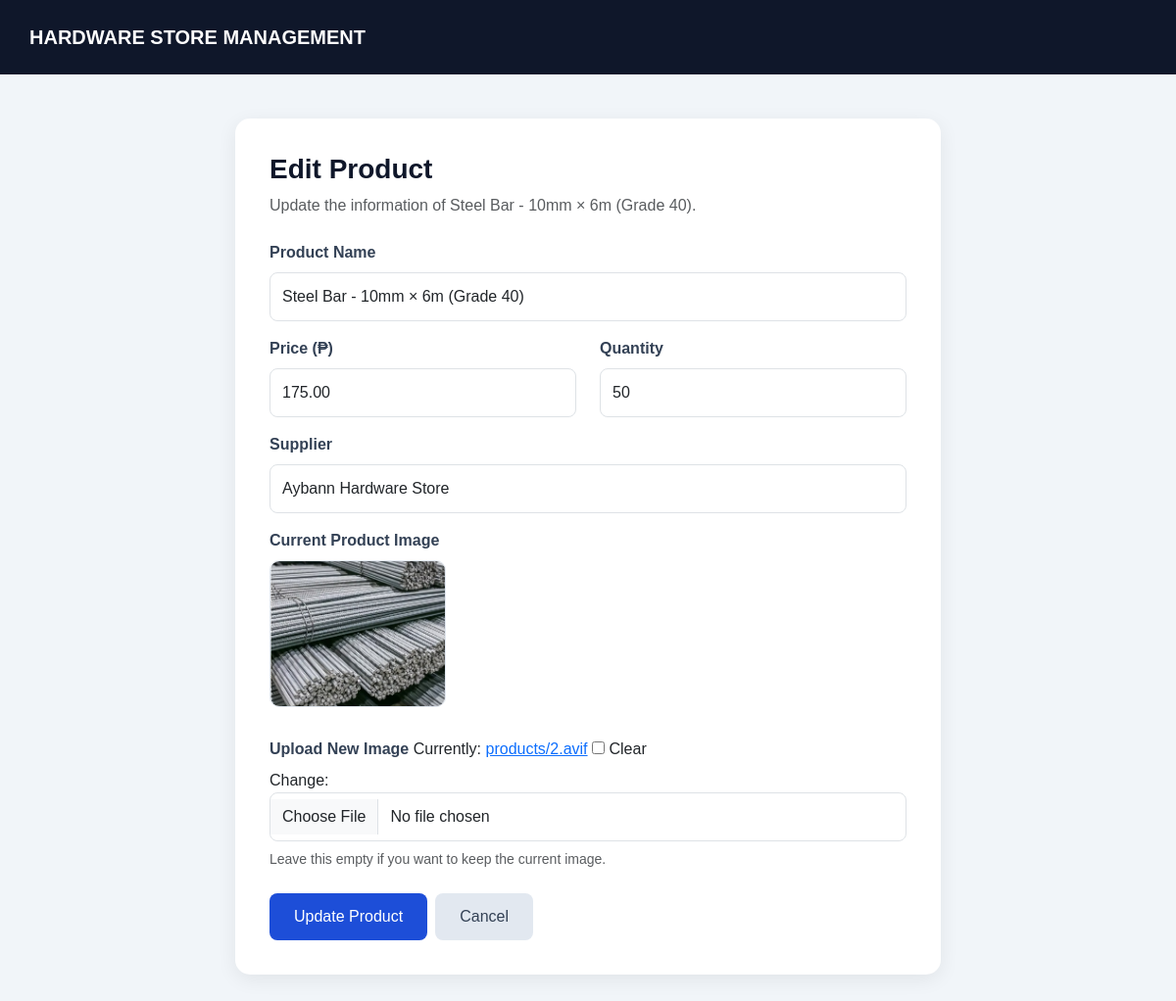
Screenshot of /edit/4/ (signed in) with the database file from the repository.
### app_name/models.py (models this page shows, shortened)
class Product(models.Model):
    name = models.CharField(max_length=200)
    price = models.DecimalField(
        max_digits=10,
        decimal_places=2
    )
    quantity = models.IntegerField()
    supplier = models.CharField(max_length=200)
    image = models.ImageField(
        upload_to='products/',
        blank=True,
        null=True
    )

### app_name/views.py (the view)
@login_required
def edit_product(request, pk):
    product = get_object_or_404(
        Product,
        pk=pk
    )
    if request.method == 'POST':
        form = ProductForm(
            request.POST,
            request.FILES,
            instance=product
        )
        if form.is_valid():
            form.save()
            messages.success(
                request,
                'Product updated successfully!'
            )
            return redirect('products_list')
    else:
        form = ProductForm(
            instance=product
        )
    return render(
        request,
        'Invapp/edit_product.html',
        {
            'form': form,
            'product': product
        }
    )

### app_name/forms.py
class ProductForm(forms.ModelForm):
    class Meta:
        model = Product
        fields = [
            'name',
            'price',
            'quantity',
            'supplier',
            'image'
        ]
        widgets = {
            'name': forms.TextInput(attrs={
                'class': 'form-control',
                'placeholder': 'Enter product name'
            }),
            'price': forms.NumberInput(attrs={
                'class': 'form-control',
                'placeholder': 'Enter product price',
                'min': '0',
                'step': '0.01'
            }),
            'quantity': forms.NumberInput(attrs={
                'class': 'form-control',
                'placeholder': 'Enter available quantity',
                'min': '0'
            }),
            'supplier': forms.TextInput(attrs={
                'class': 'form-control',
                'placeholder': 'Enter supplier name'
            }),
            'image': forms.ClearableFileInput(attrs={
                'class': 'form-control',
                'accept': 'image/*'
            }),
        }

### app_name/templates/Invapp/edit_product.html (shortened to what this page needs)
<!DOCTYPE html>
<html lang="en">
<head>
    <link href="https://cdn.jsdelivr.net/npm/bootstrap@5.3.3/dist/css/bootstrap.min.css" rel="stylesheet">
</head>
<body>
<nav class="navbar">
    <a class="navbar-brand" href="{% url 'products_list' %}">
        HARDWARE STORE MANAGEMENT
    </a>
</nav>
<div class="main-container">
    <div class="form-card">
        <h3 class="page-title mb-2">Edit Product</h3>
        <p class="text-muted mb-4">
            Update the information of {{ product.name }}.
        </p>
        <form method="POST" enctype="multipart/form-data">
            <div class="mb-3">
                <label class="form-label">Product Name</label>
                {{ form.name }}
            </div>
            <div class="row">
                <div class="col-md-6 mb-3">
                    <label class="form-label">Price (₱)</label>
                    {{ form.price }}
                </div>
                <div class="col-md-6 mb-3">
                    <label class="form-label">Quantity</label>
                    {{ form.quantity }}
                </div>
            </div>
            <div class="mb-3">
                <label class="form-label">Supplier</label>
                {{ form.supplier }}
            </div>
            <div class="mb-3">
                <label class="form-label">Current Product Image</label>
                {% if product.image %}
                    <div>
                        <img
                            src="{{ product.image.url }}"
                            alt="{{ product.name }}"
                            class="product-preview"
                        >
                    </div>
                {% else %}
                    <p class="text-muted">No image uploaded yet.</p>
                {% endif %}
            </div>
            <div class="mb-4">
                <label class="form-label">Upload New Image</label>
                {{ form.image }}
                <small class="text-muted d-block mt-2">
                    Leave this empty if you want to keep the current image.
                </small>
            </div>
            <div class="d-flex gap-2">
                <button type="submit" class="btn-update">
                    Update Product
                </button>
                <a href="{% url 'products_list' %}" class="btn-back">
                    Cancel
                </a>
            </div>
        </form>
    </div>
</div>
</body>
</html>

### app_name/templates/Invapp/edit_product.html (style rules this page uses)
body { background: #f1f5f9; font-family: Arial, sans-serif; }
.navbar { background: #0f172a; padding: 18px 30px; }
.navbar-brand { color: white; font-weight: bold; }
.main-container { max-width: 750px; margin: 45px auto; padding: 0 15px; }
.form-card { background: white; padding: 35px; border-radius: 15px; box-shadow: 0 5px 20px rgba(0,0,0,0.07); }
.page-title { color: #0f172a; font-weight: bold; }
.form-label { font-weight: 600; color: #334155; }
.form-control { padding: 12px; border-radius: 8px; }
.product-preview { width: 180px; height: 150px; object-fit: cover; border-radius: 10px; border: 1px solid #e2e8f0; margin-bottom: 15px; }
.btn-update { background: #1d4ed8; color: white; padding: 12px 25px; border-radius: 8px; border: none; }
.btn-back { background: #e2e8f0; color: #334155; padding: 12px 25px; border-radius: 8px; text-decoration: none; }

### rows the page displays
Product: name "Steel Bar - 10mm × 6m (Grade 40)", price "175.00", quantity "50", supplier "Aybann Hardware Store", image (picture)
